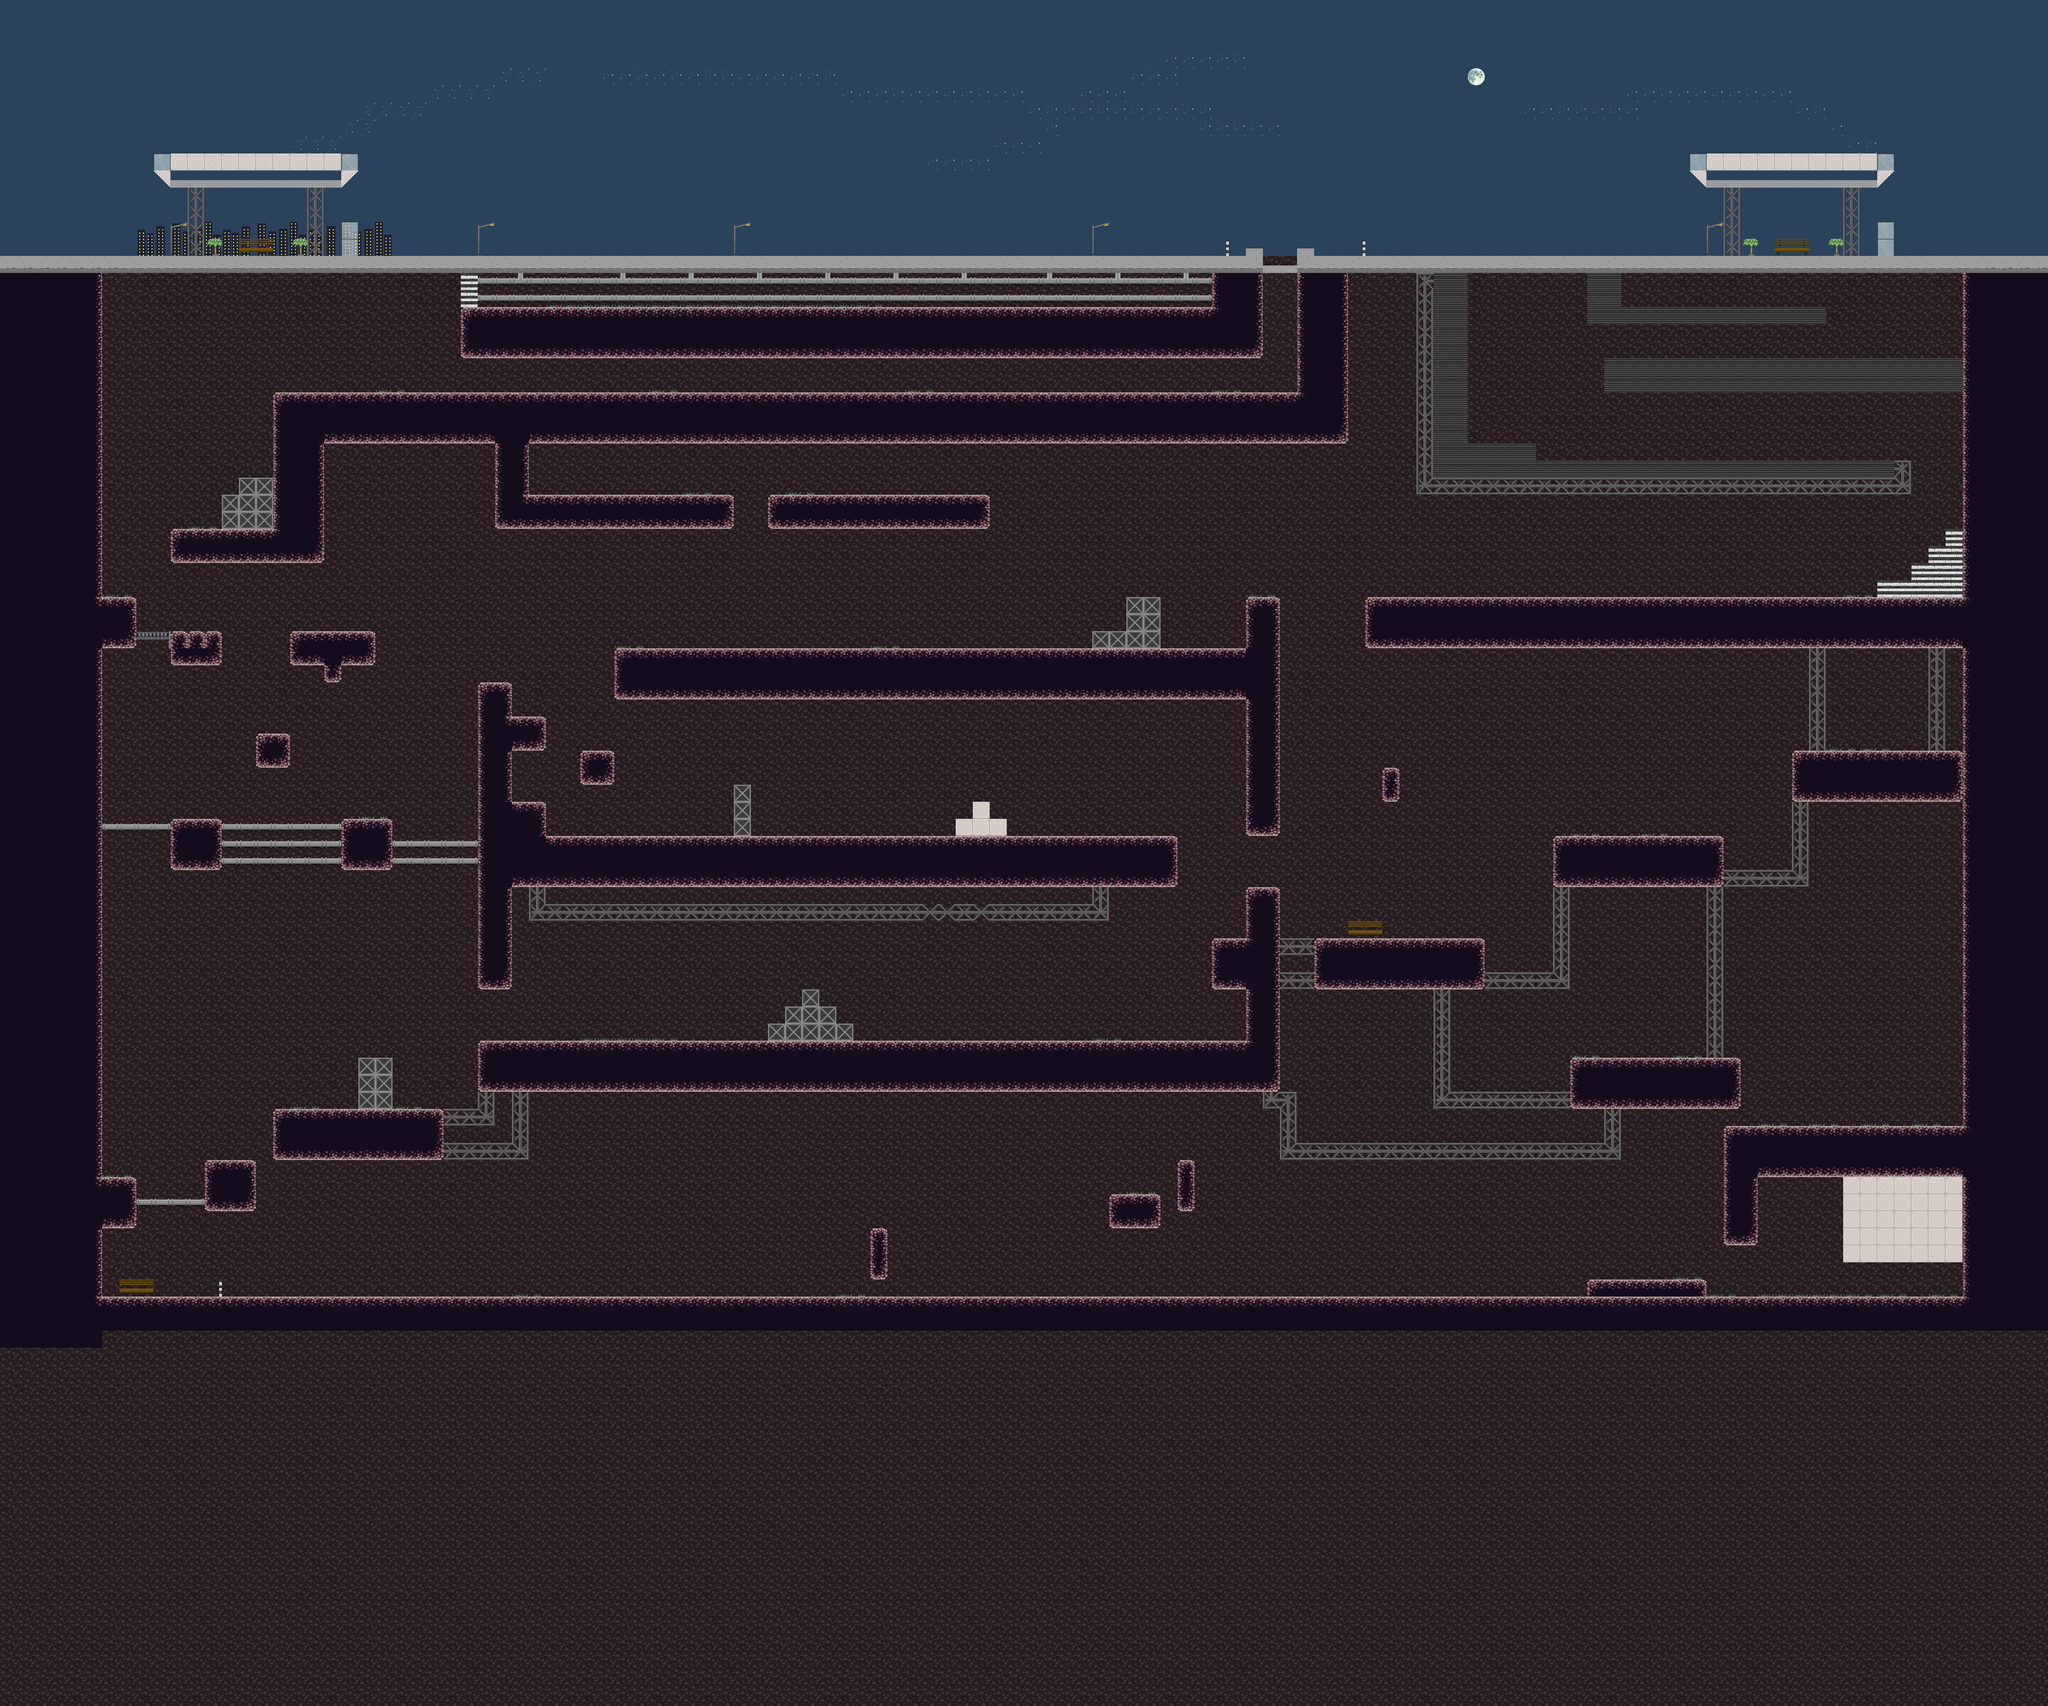

This game map was drawn from its Tiled (.tmx) file and the tilesets committed beside it. A one-line description and the trimmed map source follow:
An orthogonal 120x100 tile map with 32x32 px tiles, 3 tile layers (sky, under, map) and 127 objects (74x wall, 12x virus, 10x antigen, 8x delivery, 8x breaker, ...).

<map version="1.0" tiledversion="1.0.3" orientation="orthogonal" renderorder="right-down" width="120" height="100" tilewidth="32" tileheight="32" nextobjectid="639">
 <tileset firstgid="1" name="city_tiles" tilewidth="32" tileheight="32" tilecount="0" columns="8">
  <image source="files/maps/map_tiles.png" width="256" height="616" />
 </tileset>
 <layer name="sky" width="120" height="100">
  <data>[12000 cells, 12000 non-empty, 3 distinct tile ids]</data>
 </layer>
 <layer name="under" width="120" height="100">
  <data>[12000 cells, 2827 non-empty, 44 distinct tile ids]</data>
 </layer>
 <layer name="map" width="120" height="100">
  <data>[12000 cells, 1966 non-empty, 34 distinct tile ids]</data>
 </layer>
 <objectgroup name="player">
  <object id="517" name="player" x="309.401" y="2391.32" width="32" height="32" />
  <object id="518" name="wall" x="188.633" y="2432.21" width="3503.26" height="34.8214" />
  <object id="520" name="wall" x="137.026" y="24.9673" width="3585.9" height="32" />
  <object id="521" name="wall" x="157.746" y="513.391" width="28.9525" height="1950.6" />
  <object id="522" name="wall" x="3681.13" y="509.283" width="32.2893" height="1922.69" />
  <object id="523" name="wall" x="136.594" y="480.397" width="2227.19" height="32" />
  <object id="524" name="wall" x="2437.17" y="480.762" width="1296.59" height="32" />
  <object id="525" name="wall" x="3690.92" y="56.6474" width="38.333" height="420.579" />
  <object id="526" name="wall" x="137.955" y="60.0264" width="38.333" height="420.579" />
  <object id="527" name="wall" x="189.364" y="2208.88" width="65.7158" height="95.1446" />
  <object id="528" name="wall" x="384.204" y="2176.76" width="94.1518" height="95.1446" />
  <object id="529" name="wall" x="641.708" y="1537.47" width="94.1518" height="95.1446" />
  <object id="530" name="wall" x="320.486" y="1538.53" width="94.1518" height="95.1446" />
  <object id="531" name="wall" x="517.725" y="736.583" width="2009.24" height="95.1446" />
  <object id="532" name="wall" x="517.971" y="833.45" width="90.7233" height="217.583" />
  <object id="533" name="wall" x="189.815" y="1122.24" width="64.8731" height="95.1446" />
  <object id="534" name="wall" x="1157.34" y="1220.73" width="1179.11" height="95.1446" />
  <object id="535" name="wall" x="2566.71" y="1119.58" width="1113.46" height="95.1446" />
  <object id="536" name="wall" x="2464.24" y="1762.38" width="316.404" height="95.1446" />
  <object id="537" name="wall" x="2915.39" y="1568.08" width="315.073" height="95.1446" />
  <object id="538" name="wall" x="3363.13" y="1408.77" width="317.048" height="94.0098" />
  <object id="539" name="wall" x="2947.33" y="1984.63" width="315.073" height="95.1446" />
  <object id="540" name="wall" x="3296.02" y="2112.4" width="384.277" height="95.1446" />
  <object id="541" name="wall" x="3234.8" y="2112.4" width="59.8569" height="224.237" />
  <object id="542" name="wall" x="2337.81" y="1124.24" width="58.2191" height="439.835" />
  <object id="543" name="wall" x="2339.14" y="1665.9" width="58.181" height="381.2" />
  <object id="544" name="wall" x="2273.92" y="1759.06" width="64.7972" height="96.475" />
  <object id="545" name="wall" x="900.489" y="1952.03" width="1436.98" height="96.475" />
  <object id="546" name="wall" x="514.542" y="2081.24" width="316.404" height="91.6986" />
  <object id="547" name="wall" x="320.238" y="1184.79" width="94.1518" height="64.5351" />
  <object id="548" name="wall" x="546.483" y="1184.13" width="156.702" height="64.5351" />
  <object id="549" name="wall" x="481.936" y="1377.1" width="60.8809" height="64.5351" />
  <object id="550" name="wall" x="1087.47" y="1407.71" width="60.8809" height="64.5351" />
  <object id="551" name="wall" x="959.711" y="1506.19" width="60.8809" height="64.5351" />
  <object id="552" name="wall" x="959.711" y="1343.83" width="60.8809" height="64.5351" />
  <object id="553" name="wall" x="897.161" y="1281.28" width="60.8809" height="571.589" />
  <object id="554" name="wall" x="961.042" y="1570.07" width="1244.01" height="92.4829" />
  <object id="556" name="wall" x="2592" y="1438.32" width="32.933" height="65.8655" />
  <object id="557" name="wall" x="1442.14" y="929.271" width="413.556" height="59.2113" />
  <object id="558" name="wall" x="990.986" y="931.267" width="385.608" height="59.2113" />
  <object id="559" name="wall" x="927.771" y="834.115" width="62.2117" height="155.032" />
  <object id="560" name="wall" x="448" y="899.327" width="69.0687" height="155.032" />
  <object id="561" name="wall" x="414.729" y="929.373" width="33.21" height="126.317" />
  <object id="562" name="wall" x="609.033" y="1248.68" width="30.2713" height="32.594" />
  <object id="563" name="wall" x="321.569" y="992.487" width="91.4904" height="61.8727" />
  <object id="564" name="wall" x="862.862" y="513.815" width="1503.97" height="157.178" />
  <object id="565" name="wall" x="2434.76" y="512.508" width="90.4907" height="223.755" />
  <object id="566" name="wall" x="2688.76" y="514.256" width="65.121" height="381.491" />
  <object id="567" name="wall" x="2754.32" y="862.686" width="798.377" height="33.7151" />
  <object id="568" name="wall" x="2754.42" y="834.209" width="125.41" height="28.0168" />
  <object id="569" name="wall" x="2975.79" y="514.066" width="64.6632" height="93.6501" />
  <object id="570" name="wall" x="3040.71" y="576.107" width="382.651" height="31.6984" />
  <object id="571" name="wall" x="3009.02" y="672.13" width="671.227" height="65.799" />
  <object id="572" name="wall" x="3520" y="1088.29" width="159.651" height="31.6316" />
  <object id="573" name="wall" x="3583.81" y="1056.06" width="96.2837" height="31.6316" />
  <object id="574" name="wall" x="3615.62" y="1023.86" width="64.5845" height="31.6316" />
  <object id="575" name="wall" x="3647.6" y="991.608" width="32.8853" height="31.6316" />
  <object id="576" name="wall" x="2977.65" y="2400.04" width="222.89" height="32.324" />
  <object id="577" name="wall" x="1791.35" y="1536.08" width="97.3638" height="32.324" />
  <object id="578" name="wall" x="1824.26" y="1503.93" width="32.3045" height="32.324" />
  <object id="579" name="wall" x="1440.76" y="1920.22" width="157.775" height="32.324" />
  <object id="580" name="wall" x="1472.33" y="1888.12" width="96.693" height="32.324" />
  <object id="581" name="wall" x="1504.88" y="1856.57" width="31.5836" height="32.324" />
  <object id="582" name="wall" x="672.371" y="1984.19" width="62.5593" height="95.2753" />
  <object id="583" name="wall" x="289.759" y="288.106" width="382.34" height="64.6089" />
  <object id="584" name="wall" x="639.584" y="415.471" width="31.7597" height="64.6089" />
  <object id="585" name="wall" x="3169.35" y="288.679" width="382.34" height="64.6089" />
  <object id="586" name="wall" x="3519.18" y="416.044" width="31.7597" height="64.6089" />
  <object id="587" name="vaccine" x="3049.45" y="538.82" width="32" height="32" />
  <object id="588" name="finish" x="761.988" y="445.627" width="32" height="32" />
  <object id="589" name="wall" x="1629.39" y="2304.31" width="36.4702" height="92.971" />
  <object id="590" name="wall" x="2081.27" y="2240.06" width="93.7294" height="61.1603" />
  <object id="591" name="wall" x="2208.51" y="2176.44" width="33.9253" height="96.7883" />
  <object id="592" name="wall" x="1375.34" y="1471.11" width="32.7277" height="94.5651" />
  <object id="593" name="wall" x="2112.76" y="1119.39" width="62.0133" height="61.5258" />
  <object id="594" name="wall" x="2048.2" y="1181.92" width="127.524" height="36.215" />
  <object id="595" name="wall" x="3455.07" y="2209.49" width="225.248" height="157.206" />
 </objectgroup>
 <objectgroup name="walls" />
 <objectgroup name="obj" />
 <objectgroup name="auto" />
 <objectgroup name="enemys">
  <!-- 50 objects omitted --></objectgroup>
 <objectgroup name="death">
  <!-- 7 objects omitted --></objectgroup>
</map>
<!-- 50 of 127 objects omitted -->